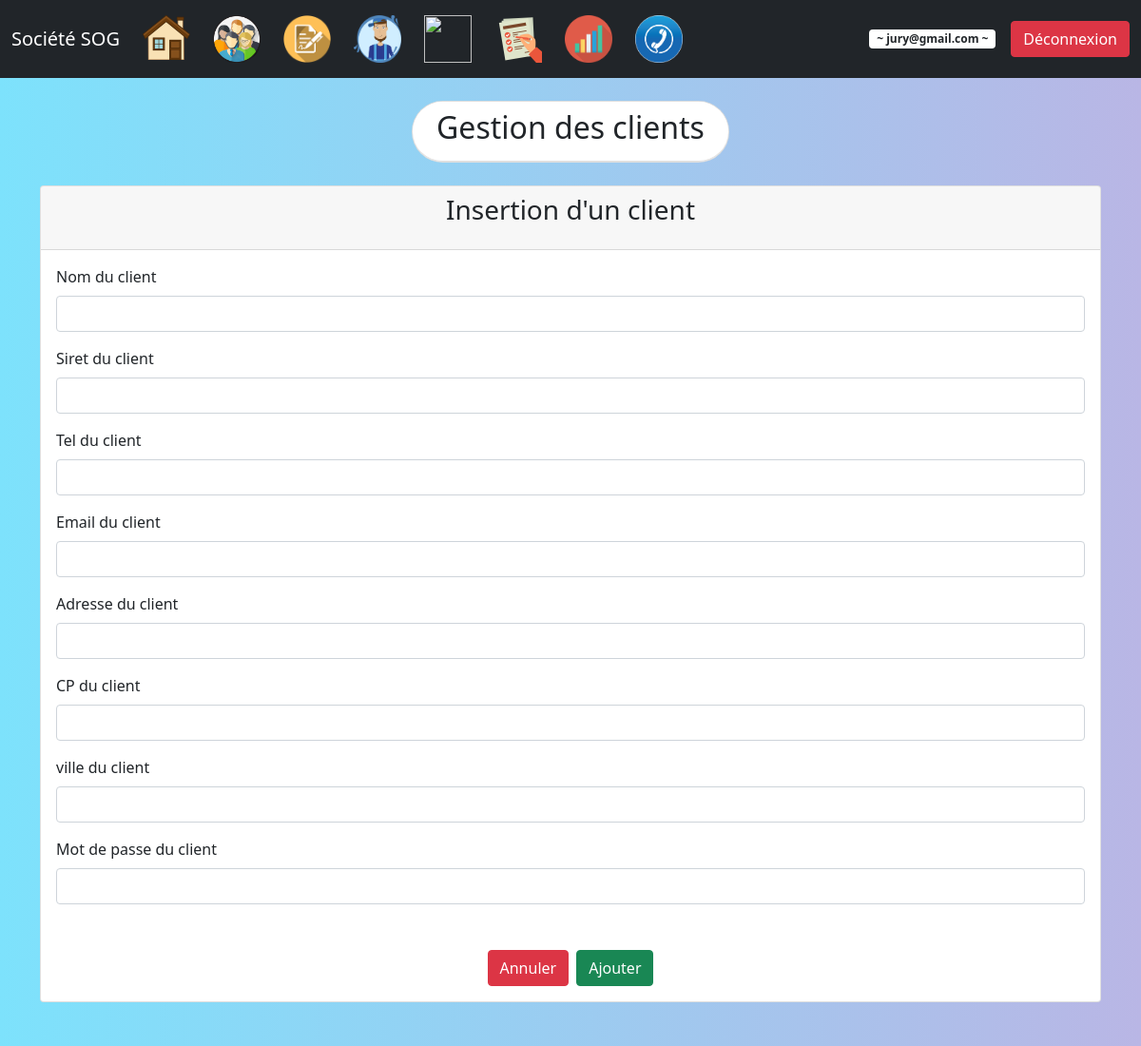
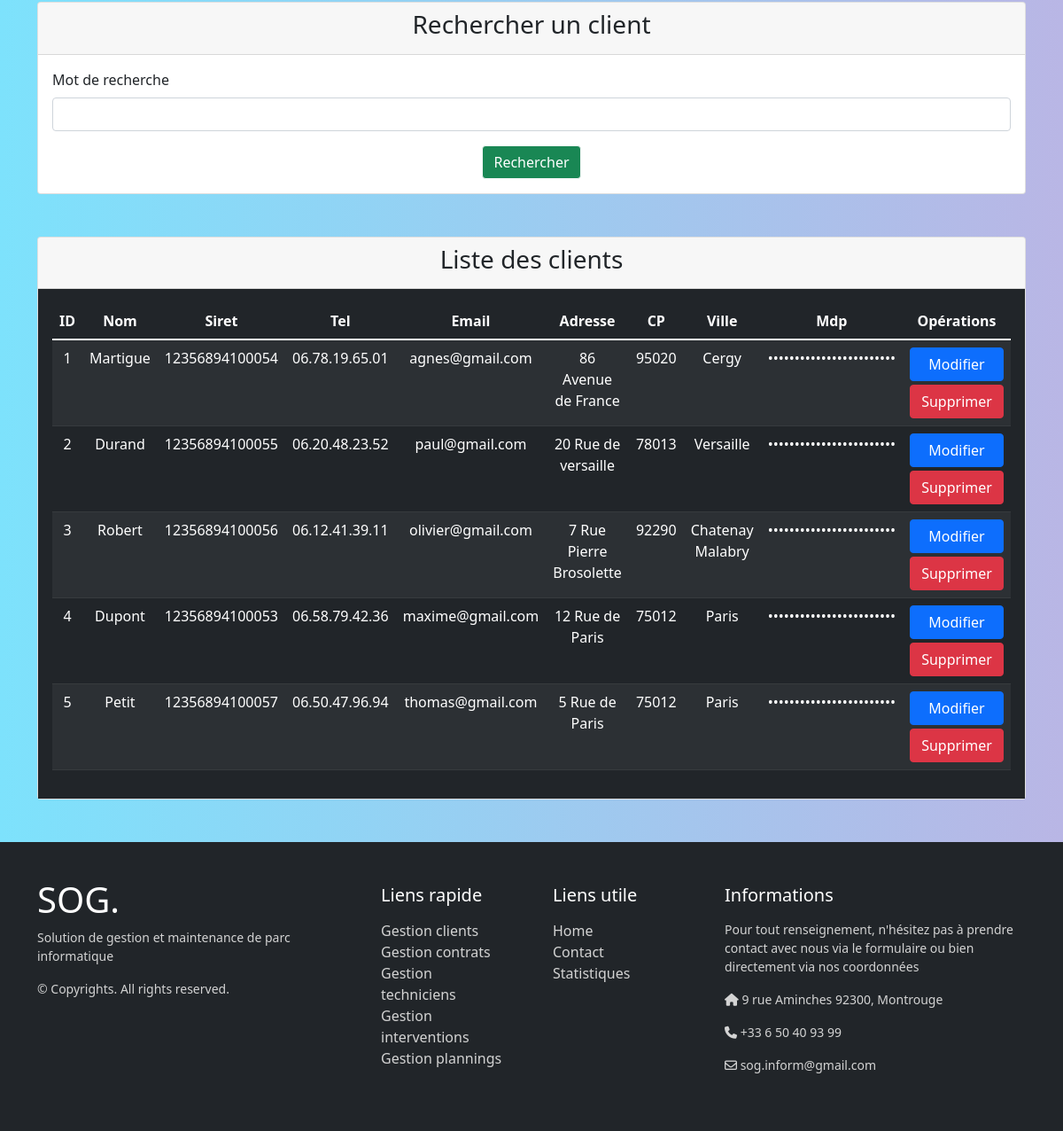
Page /index.php?page=1 (signed in) on the committed database (2 pictures, top to bottom).
### tables this page shows
Create table client 
(
    idclient int(3) auto_increment,
    nom varchar(20) NOT NULL,
    siret varchar(14) NOT NULL unique,
    tel varchar(20) default NULL,
    email varchar(50) NOT NULL unique,
    adresse varchar(50) default NULL,
    CP varchar(5) default NULL,
    ville varchar(20) default NULL,
    role enum('userc', 'admin') default 'userc',
    mdp varchar(255) NOT NULL,
    PRIMARY KEY (idclient)
);

### controleur/config_bdd.php (called while the page is built)
<?php
$serveur = "localhost";
$bdd = "bdd_ppe";
$user = "root";
$mdp = "";
?>

### controleur/controleur.class.php (called while the page is built, shortened)
<?php
require_once("modele/modele.class.php");
class Controleur {
	private $unModele;
	public function __construct($serveur, $bdd, $user, $mdp) {
		$this->unModele = new Modele($serveur, $bdd, $user, $mdp);
	}
	public function setTable($uneTable) {
		$this->unModele->setTable($uneTable);
	}
	public function selectAll() {
		return $this->unModele->selectAll();
	}
}
?>

### modele/modele.class.php (called while the page is built, shortened)
<?php
class Modele {
	private $unPdo, $uneTable;
	public function __construct($serveur, $bdd, $user, $mdp)
	{
		$this->unPdo = null;
		try
		{
			$this->unPdo = new PDO("mysql:host=".$serveur.";dbname=".$bdd.";charset=utf8", $user, $mdp);
		}
		catch (PDOException $exp)
		{
			die("Erreur de connexion à la base de données : " . $exp->getMessage());
		}
	}
	public function setTable($uneTable)
	{
		$this->uneTable = $uneTable;
	}
	public function selectAll()
	{
		$requete = "SELECT * FROM ".$this->uneTable;
		$select = $this->unPdo->prepare($requete);
		$select->execute();
		return $select->fetchAll();
	}
}
?>

### vue/vue_les_clients.php (the view)
<?php if (isset($_SESSION['role']) and $_SESSION['role'] == "admin" ) { ?>
<div class="card mb-5">
    <div class="card-header">
        <h3 class="text-center">Rechercher un client</h3>
    </div>
    <div class="card-body">
        <form method="post" action="">
            <div class="mb-3">
                <label for="mot" class="form-label">Mot de recherche</label>
                <input type="search" name="mot" id="mot" class="form-control">
            </div>
            <div class="d-flex justify-content-center">
                <button type="submit" name="Rechercher" class="btn btn-light bg-success text-white">
                    Rechercher
                </button>
            </div>
        </form>
    </div>
</div>
<?php } ?>
<div class="card">
    <div class="card-header">
        <h3 class="text-center"><?= ($_SESSION['role'] == "admin" ? "Liste des clients" : "Fiche client"); ?></h3>
    </div>
    <div class="card-body bg-dark text-white">
        <table class="table table-dark table-striped text-center">
            <thead>
                <tr>
                    <th scope="col">ID</th>
                    <th scope="col">Nom</td>
                    <th scope="col">Siret</th>
                    <th scope="col">Tel</th>
                    <th scope="col">Email</th>
                    <th scope="col">Adresse</th>
                    <th scope="col">CP</th>
                    <th scope="col">Ville</th>
                    <th scope="col">Mdp</th>
                    <?php if (isset($_SESSION['email']) and $_SESSION['role'] == "admin") { ?>
                    <th scope="col">Opérations</th>
                    <?php } ?>
                </tr>
            </thead>
            <tbody>
                <?php foreach ($lesClients as $unClient) { ?>
                <tr>
                    <td><?= $unClient['idclient']; ?></td>
                    <td><?= $unClient['nom']; ?></td>
                    <td><?= $unClient['siret']; ?></td>
                    <td><?= $unClient['tel']; ?></td>
                    <td><?= $unClient['email']; ?></td>
                    <td><?= $unClient['adresse']; ?></td>
                    <td><?= $unClient['CP']; ?></td>
                    <td><?= $unClient['ville']; ?></td>
                    <td>••••••••••••••••••••••••</td>
                    <td>
                        <a href="index.php?page=1&action=edit&idclient=<?=$unClient['idclient'];?>" class="btn btn-primary me-2 container">Modifier</a>
                    <?php if (isset($_SESSION['email']) and $_SESSION['role'] == "admin") { ?>
                        <a href="index.php?page=1&action=sup&idclient=<?=$unClient['idclient'];?>" class="btn btn-danger mt-1 container">Supprimer</a>
                    <?php } ?>
                    </td>
                </tr>
                <?php } ?>
            </tbody>
        </table>
    </div>
</div>

### index.php (shortened to what this page needs)
<?php session_start();
require_once("controleur/config_bdd.php");
require_once("controleur/controleur.class.php");
$unControleur = new Controleur($serveur, $bdd, $user, $mdp);
?>
<!DOCTYPE html>
<html lang="en">
<head>
	<link href="https://cdn.jsdelivr.net/npm/bootstrap@5.1.3/dist/css/bootstrap.min.css" rel="stylesheet">
	<link rel="stylesheet" href="css/style.css">
</head>
<body>
<?php
	if (isset($_SESSION['email']))
	{
?>
<nav class="navbar navbar-expand-lg navbar-dark bg-dark hide">
  	<div class="container-fluid">
    	<a class="navbar-brand" href="/GestionIntervention/">Société SOG</a>
    	<div class="collapse navbar-collapse" id="navbarSupportedContent">
      		<ul class="navbar-nav me-auto mb-2 mb-lg-0">
        		<li class="nav-item">
          			<a class="image nav-link active me-2" aria-current="page" href="index.php?page=0">
          				<img src="images/home.png" width="50" height="47">
          			</a>
        		</li>
				<?php if (isset($_SESSION['email']) and $_SESSION['role'] == "userc" || $_SESSION['role'] == "admin" ) { ?>
        		<li class="nav-item">
          			<a class="image nav-link active me-2" aria-current="page" href="index.php?page=1">
          				<img src="images/client.png" width="50" height="50">
          			</a>
        		</li>
				<li class="nav-item">
          			<a class="image nav-link active me-2" aria-current="page" href="index.php?page=2">
          				<img src="images/contrat.png" width="50" height="50">
          			</a>
        		</li>
				<?php } ?>
				<?php if (isset($_SESSION['email']) and $_SESSION['role'] == "usert" || $_SESSION['role'] == "admin") { ?>
        		<li class="nav-item">
          			<a class="image nav-link active me-2" aria-current="page" href="index.php?page=3">
          				<img src="images/technicienn.png" width="50" height="50">
          			</a>
        		</li>
        		<li class="nav-item">
          			<a class="image nav-link active me-2" aria-current="page" href="index.php?page=4">
          				<img src="images/intervention.png" width="50" height="50">
          			</a>
        		</li>
        		<li class="nav-item">
          			<a class="image nav-link active me-2" aria-current="page" href="index.php?page=5">
          				<img src="images/planning.png" width="50" height="50">
          			</a>
        		</li>
        		<?php } ?>
				<?php if (isset($_SESSION['email']) and $_SESSION['role'] == "admin") { ?>
				<li class="nav-item">
          			<a class="image nav-link active me-2" aria-current="page" href="index.php?page=6">
          				<img src="images/stats.png" width="50" height="50">
          			</a>
        		</li>
				<?php } ?>
				<li class="nav-item">
          			<a class="image nav-link active me-2" aria-current="page" href="index.php?page=7">
          				<img src="images/contact.png" width="50" height="50">
          			</a>
        		</li>
      		</ul>
      		<div class="badge bg-white text-dark  me-3">
      			~ <?= $_SESSION['email']; ?> ~
      		</div>
      		<a href="index.php?page=8" class="btn btn-danger">Déconnexion</a>
    	</div>
  	</div>
</nav>
<div class="container mt-4">
	<div class="row d-flex justify-content-center">
		<div class="col-auto">
			<?php
				if (isset($_GET['page']))
				{
					$page = $_GET['page'];
				} else
				{
					$page = 0;
				}
				switch ($page)
				{
					case 1 : require_once("gestion_client.php"); break;
				}
			?>
		</div>
	</div>
</div>
<?php } ?>
<?php if(isset($_SESSION['email'])) { ?>
<footer class="w-100 py-4 flex-shrink-0 mt-5 hide">
        <div class="container py-4">
            <div class="row gy-4 gx-5">
                <div class="col-lg-4 col-md-6">
                    <h5 class="h1 text-white">SOG.</h5>
                    <p class="txt small">Solution de gestion et maintenance de parc informatique</p>
                    <p class="txt small mb-0">&copy; Copyrights. All rights reserved.</p>
                </div>
                <div class="col-lg-2 col-md-6">
                    <h5 class="text-white mb-3">Liens rapide</h5>
                    <ul class="list-unstyled text-muted">
					<?php if (isset($_SESSION['email']) and $_SESSION['role'] == "userc" || $_SESSION['role'] == "admin" ) { ?>
                        <li><a class="txt" href="index.php?page=1">Gestion clients</a></li>
                        <li><a class="txt" href="index.php?page=2">Gestion contrats</a></li>
					<?php } ?>
					<?php if (isset($_SESSION['email']) and $_SESSION['role'] == "usert" || $_SESSION['role'] == "admin" ) { ?>
						<li><a class="txt" href="index.php?page=3">Gestion techniciens</a></li>
                        <li><a class="txt" href="index.php?page=4">Gestion interventions</a></li>
						<li><a class="txt" href="index.php?page=5">Gestion plannings</a></li>
					<?php } ?>
                    </ul>
                </div>
				<div class="col-lg-2 col-md-6">
                    <h5 class="text-white mb-3">Liens utile</h5>
                    <ul class="list-unstyled text-muted">
						<li><a class="txt" href="index.php?page=0">Home</a></li>
						<li><a class="txt" href="index.php?page=7">Contact</a></li>
					<?php if (isset($_SESSION['email']) and  $_SESSION['role'] == "admin" ) { ?>
						<li><a class="txt" href="index.php?page=6">Statistiques</a></li>
					<?php } ?>
                    </ul>
                </div>
                <div class="col-lg-4 col-md-6">
                    <h5 class="text-white mb-3">Informations</h5>
                    <p class="txt small">Pour tout renseignement, n'hésitez pas à prendre contact avec nous via le formulaire ou bien directement via nos coordonnées</p>
					<p class="txt small"><i class="fa-solid fa-house mr-3"></i> 9 rue Aminches 92300, Montrouge </p>
					<p class="txt small"><i class="fa fa-phone mr-3"></i> +33 6 50 40 93 99</p>
					<p class="txt small"><i class="fa fa-envelope-o mr-3"></i> sog.inform@gmail.com </p>
                </div>
            </div>
        </div>
    </footer>
<?php  } ?>
</body>
</html>

### gestion_client.php (shortened to what this page needs)
<div class="card rounded-pill sizecard mb-4">
    <div class=" card-header bg-white text-dark rounded-pill">
        <h2 class="text-center"> Gestion des clients </h2>
    </div>
</div>
<?php
if (isset($_SESSION['email']) and $_SESSION['role'] == "admin" || $_SESSION['role'] == "userc") {
    $leClient = null;
    $unControleur->setTable("client");
    if (isset($_SESSION['email']) and $_SESSION['role'] == "admin") {
        require_once("vue/vue_insert_client.php");
    }
}
$unControleur->setTable("client");
if (isset($_POST['Rechercher']))
{
    $mot = $_POST['mot'];
    $tab = array("nom", "siret", "tel", "email", "adresse", "ville");
    $lesClients = $unControleur->selectSearch($mot, $tab);
}
else
{
    if ($_SESSION['role'] == "admin" )
    {
        $lesClients = $unControleur->selectAll();
    }
    else
    {
        $where=array('idclient'=> $_SESSION['iduser']);
        $lesClients []= $unControleur->selectWhere($where);
    }
}
require_once("vue/vue_les_clients.php");
?>

### vue/vue_insert_client.php
<div id="insertc" class="card mb-5">
    <div class="card-header">
        <h3 class="text-center mb-3">
            <?= ($leClient != null ? "Modification" : "Insertion"); ?> d'un client
        </h3>
    </div>
    <div class="card-body ">
        <form method="post" action="">
            <div class="mb-3">
                <label for="nom" class="form-label">Nom du client</label>
                <input type="text" name="nom" id="nom" class="form-control" value="<?= ($leClient != null ? $leClient['nom'] : null); ?>">
            </div>
            <div class="mb-3">
                <label for="siret" class="form-label">Siret du client</label>
                <input type="number" name="siret" id="siret" class="form-control" value="<?= ($leClient != null ? $leClient['siret'] : null); ?>">
            </div>
            <div class="mb-3">
                <label for="tel" class="form-label">Tel du client</label>
                <input type="text" name="tel" id="tel" class="form-control" value="<?= ($leClient != null ? $leClient['tel'] : null); ?>">
            </div>
            <div class="mb-3">
                <label for="email" class="form-label">Email du client</label>
                <input type="text" name="email" id="email" class="form-control" value="<?= ($leClient != null ? $leClient['email'] : null); ?>">
            </div>
            <div class="mb-3">
                <label for="adresse" class="form-label">Adresse du client</label>
                <input type="text" name="adresse" id="adresse" class="form-control" value="<?= ($leClient != null ? $leClient['adresse'] : null); ?>">
            </div>
            <div class="mb-3">
                <label for="CP" class="form-label">CP du client</label>
                <input type="text" name="CP" id="CP" class="form-control" value="<?= ($leClient != null ? $leClient['CP'] : null); ?>">
            </div>
            <div class="mb-3">
                <label for="ville" class="form-label">ville du client</label>
                <input type="text" name="ville" id="ville" class="form-control" value="<?= ($leClient != null ? $leClient['ville'] : null); ?>">
            </div>
            <div class="mb-5">
                <label for="mdp" class="form-label">Mot de passe du client</label>
                <input type="password" name="mdp" id="mdp" class="form-control" value="<?= ($leClient != null ? $leClient['mdp'] : null); ?>">
            </div>
            <div class="d-flex justify-content-center">
                <button type="reset" class="btn btn-danger me-2">Annuler</button>
                <button type="submit" <?= ($leClient != null ? 'name="Modifier"' : 'name="Valider"'); ?> class="btn btn-success">
                    <?= ($leClient != null ? "Modifier" : "Ajouter"); ?>
                </button>
            </div>
        </form>
    </div>
</div>

### css/style.css (style rules this page uses)
.sizecard { width: 30%; margin-left: 35%; }
footer { background: #212529; }

### index.php (style rules this page uses)
a { color: inherit; text-decoration: none; transition: all 0.3s; }
.txt { color: lightgray; }
.h1 { margin-top: -2%!important; }
body { background: #642B73; background: -webkit-linear-gradient(to right, #7DE2FC, #B9B6E5); background: linear-gradient(to right, #7DE2FC , #B9B6E5); }

### rows in the picture
client: idclient "1", nom "Martigue", siret "12356894100054", tel "06.78.19.65.01", email "agnes@gmail.com", adresse "86 Avenue de France", CP "95020", ville "Cergy"
client: idclient "2", nom "Durand", siret "12356894100055", tel "06.20.48.23.52", email "paul@gmail.com", adresse "20 Rue de versaille", CP "78013", ville "Versaille"
client: idclient "3", nom "Robert", siret "12356894100056", tel "06.12.41.39.11", email "olivier@gmail.com", adresse "7 Rue Pierre Brosolette", CP "92290", ville "Chatenay Malabry"
client: idclient "4", nom "Dupont", siret "12356894100053", tel "06.58.79.42.36", email "maxime@gmail.com", adresse "12 Rue de Paris", CP "75012", ville "Paris"
client: idclient "5", nom "Petit", siret "12356894100057", tel "06.50.47.96.94", email "thomas@gmail.com", adresse "5 Rue de Paris", CP "75012", ville "Paris"

### other values in the picture
$_SESSION['email'] "jury@gmail.com"
